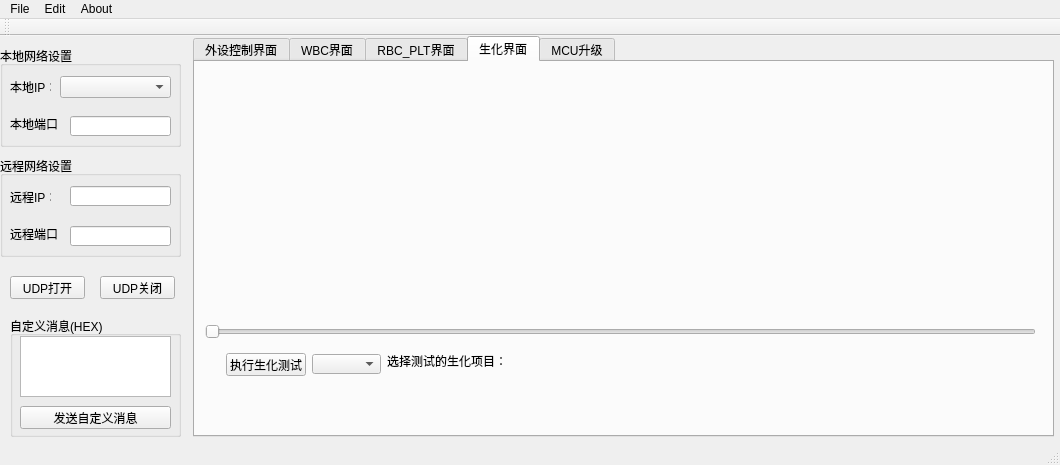
<?xml version="1.0" encoding="UTF-8"?>
<ui version="4.0">
 <class>MainWindow</class>
 <widget class="QMainWindow" name="MainWindow">
  <property name="geometry">
   <rect>
    <x>0</x>
    <y>0</y>
    <width>1060</width>
    <height>465</height>
   </rect>
  </property>
  <property name="windowTitle">
   <string>MainWindow</string>
  </property>
  <widget class="QWidget" name="centralWidget">
   <widget class="QGroupBox" name="gBx_Control">
    <property name="geometry">
     <rect>
      <x>0</x>
      <y>10</y>
      <width>181</width>
      <height>101</height>
     </rect>
    </property>
    <property name="title">
     <string>本地网络设置</string>
    </property>
    <widget class="QComboBox" name="comboBox_localIP">
     <property name="geometry">
      <rect>
       <x>60</x>
       <y>30</y>
       <width>111</width>
       <height>22</height>
      </rect>
     </property>
    </widget>
    <widget class="QLabel" name="label">
     <property name="geometry">
      <rect>
       <x>10</x>
       <y>70</y>
       <width>51</width>
       <height>16</height>
      </rect>
     </property>
     <property name="text">
      <string>本地端口：</string>
     </property>
    </widget>
    <widget class="QLabel" name="label_2">
     <property name="geometry">
      <rect>
       <x>10</x>
       <y>30</y>
       <width>41</width>
       <height>21</height>
      </rect>
     </property>
     <property name="text">
      <string>本地IP：</string>
     </property>
    </widget>
    <widget class="QLineEdit" name="lineEdit_localPort">
     <property name="geometry">
      <rect>
       <x>70</x>
       <y>70</y>
       <width>101</width>
       <height>20</height>
      </rect>
     </property>
    </widget>
   </widget>
   <widget class="QGroupBox" name="groupBox_2">
    <property name="geometry">
     <rect>
      <x>0</x>
      <y>120</y>
      <width>181</width>
      <height>101</height>
     </rect>
    </property>
    <property name="title">
     <string>远程网络设置</string>
    </property>
    <widget class="QLabel" name="label_3">
     <property name="geometry">
      <rect>
       <x>10</x>
       <y>70</y>
       <width>51</width>
       <height>16</height>
      </rect>
     </property>
     <property name="text">
      <string>远程端口：</string>
     </property>
    </widget>
    <widget class="QLabel" name="label_4">
     <property name="geometry">
      <rect>
       <x>10</x>
       <y>30</y>
       <width>41</width>
       <height>21</height>
      </rect>
     </property>
     <property name="text">
      <string>远程IP：</string>
     </property>
    </widget>
    <widget class="QLineEdit" name="lineEdit_remotePort">
     <property name="geometry">
      <rect>
       <x>70</x>
       <y>70</y>
       <width>101</width>
       <height>20</height>
      </rect>
     </property>
    </widget>
    <widget class="QLineEdit" name="lineEdit_remoteIP">
     <property name="geometry">
      <rect>
       <x>70</x>
       <y>30</y>
       <width>101</width>
       <height>20</height>
      </rect>
     </property>
    </widget>
   </widget>
   <widget class="QTabWidget" name="tabWidget">
    <property name="geometry">
     <rect>
      <x>193</x>
      <y>0</y>
      <width>861</width>
      <height>401</height>
     </rect>
    </property>
    <property name="currentIndex">
     <number>3</number>
    </property>
    <widget class="QWidget" name="widget_Ctrol">
     <attribute name="title">
      <string>外设控制界面</string>
     </attribute>
     <widget class="QGroupBox" name="groupBox_8">
      <property name="geometry">
       <rect>
        <x>510</x>
        <y>10</y>
        <width>341</width>
        <height>371</height>
       </rect>
      </property>
      <property name="title">
       <string>交互消息</string>
      </property>
      <layout class="QGridLayout" name="gridLayout_6">
       <item row="0" column="0">
        <widget class="QTextEdit" name="textEdit_backMsgCtrolMenu"/>
       </item>
      </layout>
     </widget>
     <widget class="QTextEdit" name="textEdit_3">
      <property name="geometry">
       <rect>
        <x>-230</x>
        <y>452</y>
        <width>311</width>
        <height>29</height>
       </rect>
      </property>
     </widget>
     <widget class="QTabWidget" name="tabWidget_Device">
      <property name="geometry">
       <rect>
        <x>10</x>
        <y>0</y>
        <width>491</width>
        <height>381</height>
       </rect>
      </property>
      <property name="currentIndex">
       <number>0</number>
      </property>
      <widget class="QWidget" name="tab_Ctrol">
       <attribute name="title">
        <string>   控制   </string>
       </attribute>
       <widget class="QGroupBox" name="groupBox_4">
        <property name="geometry">
         <rect>
          <x>0</x>
          <y>160</y>
          <width>131</width>
          <height>191</height>
         </rect>
        </property>
        <property name="title">
         <string>LED灯控制</string>
        </property>
        <layout class="QGridLayout" name="gridLayout_11">
         <item row="3" column="0">
          <widget class="QPushButton" name="pBtn_ledClose">
           <property name="text">
            <string>灯关</string>
           </property>
          </widget>
         </item>
         <item row="4" column="0">
          <widget class="QPushButton" name="pBtn_ledMotorSelect">
           <property name="text">
            <string>转盘选灯</string>
           </property>
          </widget>
         </item>
         <item row="1" column="0">
          <widget class="QComboBox" name="comboBox_ledNum">
           <property name="focusPolicy">
            <enum>Qt::WheelFocus</enum>
           </property>
          </widget>
         </item>
         <item row="2" column="0">
          <widget class="QPushButton" name="pBtn_ledOpen">
           <property name="text">
            <string>灯开</string>
           </property>
          </widget>
         </item>
         <item row="0" column="0">
          <widget class="QLabel" name="label_6">
           <property name="text">
            <string>LED编号：</string>
           </property>
          </widget>
         </item>
         <item row="5" column="0">
          <widget class="QPushButton" name="pBtn_turnMotorReset">
           <property name="contextMenuPolicy">
            <enum>Qt::PreventContextMenu</enum>
           </property>
           <property name="text">
            <string>转盘复位</string>
           </property>
          </widget>
         </item>
        </layout>
       </widget>
       <widget class="QGroupBox" name="groupBox_7">
        <property name="geometry">
         <rect>
          <x>380</x>
          <y>0</y>
          <width>101</width>
          <height>351</height>
         </rect>
        </property>
        <property name="title">
         <string>测试</string>
        </property>
        <layout class="QVBoxLayout" name="verticalLayout">
         <item>
          <widget class="QPushButton" name="pBtn_WBCTest">
           <property name="text">
            <string>WBC测试</string>
           </property>
          </widget>
         </item>
         <item>
          <widget class="QPushButton" name="pBtn_RBCPLT_Test">
           <property name="text">
            <string>RBC_PLT测试</string>
           </property>
          </widget>
         </item>
         <item>
          <widget class="QPushButton" name="pBtn_HGBTest">
           <property name="text">
            <string>HGB测试</string>
           </property>
          </widget>
         </item>
         <item>
          <widget class="QPushButton" name="pBtn_CRPTest">
           <property name="text">
            <string>CRP测试</string>
           </property>
          </widget>
         </item>
         <item>
          <widget class="QPushButton" name="pBtn_setHGBMode">
           <property name="text">
            <string>HGB测试模式</string>
           </property>
          </widget>
         </item>
         <item>
          <widget class="QPushButton" name="pBtn_setCRPMode">
           <property name="text">
            <string>CRP模式模式</string>
           </property>
          </widget>
         </item>
         <item>
          <widget class="QPushButton" name="pBtn_backGroundCRP">
           <property name="text">
            <string>CRP本底测试</string>
           </property>
          </widget>
         </item>
         <item>
          <widget class="QPushButton" name="pBtn_backGroundHGB">
           <property name="text">
            <string>HGB本底测试</string>
           </property>
          </widget>
         </item>
         <item>
          <widget class="QPushButton" name="pBtn_getSanSheVoltage">
           <property name="text">
            <string>散射电压值</string>
           </property>
          </widget>
         </item>
         <item>
          <widget class="QPushButton" name="pBtn_getTouSheVoltage">
           <property name="text">
            <string>透视电压值</string>
           </property>
          </widget>
         </item>
        </layout>
       </widget>
       <widget class="QGroupBox" name="groupBox_3">
        <property name="geometry">
         <rect>
          <x>140</x>
          <y>160</y>
          <width>231</width>
          <height>191</height>
         </rect>
        </property>
        <property name="title">
         <string>设备自检</string>
        </property>
        <layout class="QGridLayout" name="gridLayout_2">
         <item row="0" column="0">
          <widget class="QPushButton" name="pBtn_airValveSelfCheck">
           <property name="text">
            <string>建压阀自检</string>
           </property>
          </widget>
         </item>
         <item row="0" column="1">
          <widget class="QPushButton" name="pBtn_liquidValveSelfCheck">
           <property name="text">
            <string>吸液阀自检</string>
           </property>
          </widget>
         </item>
         <item row="1" column="0">
          <widget class="QPushButton" name="pBtn_motorOutSelfCheck">
           <property name="text">
            <string>出仓自检</string>
           </property>
          </widget>
         </item>
         <item row="1" column="1">
          <widget class="QPushButton" name="pBtn_motorInSelfCheck">
           <property name="text">
            <string>进仓自检</string>
           </property>
          </widget>
         </item>
         <item row="2" column="0">
          <widget class="QPushButton" name="pBtn_buildPressSelfCheck">
           <property name="text">
            <string>建压自检</string>
           </property>
          </widget>
         </item>
         <item row="2" column="1">
          <widget class="QPushButton" name="pBtn_airLightSelfCheck">
           <property name="text">
            <string>密闭性自检</string>
           </property>
          </widget>
         </item>
         <item row="3" column="0">
          <widget class="QPushButton" name="pBtn_pumpSelfCheck">
           <property name="text">
            <string>泵自检</string>
           </property>
          </widget>
         </item>
         <item row="3" column="1">
          <widget class="QPushButton" name="pBtn_currentSelfCheck">
           <property name="text">
            <string>恒流源自检</string>
           </property>
          </widget>
         </item>
         <item row="4" column="0">
          <widget class="QPushButton" name="pBtn_mixingMotorSelfCheck">
           <property name="text">
            <string>搅拌电机自检</string>
           </property>
          </widget>
         </item>
         <item row="4" column="1">
          <widget class="QPushButton" name="pBtn_turnMotorSelfCheck">
           <property name="text">
            <string>转盘电机自检</string>
           </property>
          </widget>
         </item>
        </layout>
       </widget>
       <widget class="QGroupBox" name="groupBox_6">
        <property name="geometry">
         <rect>
          <x>0</x>
          <y>0</y>
          <width>371</width>
          <height>151</height>
         </rect>
        </property>
        <property name="title">
         <string>电机阀控制</string>
        </property>
        <layout class="QGridLayout" name="gridLayout_10">
         <item row="2" column="0">
          <widget class="QPushButton" name="pBtn_mainMotorIn">
           <property name="text">
            <string>主电机进仓</string>
           </property>
          </widget>
         </item>
         <item row="2" column="1">
          <widget class="QPushButton" name="pBtn_mainMotorOut">
           <property name="text">
            <string>主电机出仓</string>
           </property>
          </widget>
         </item>
         <item row="4" column="0">
          <widget class="QPushButton" name="pBtn_fixMotorClose">
           <property name="text">
            <string>固定电机夹紧</string>
           </property>
          </widget>
         </item>
         <item row="0" column="0">
          <widget class="QPushButton" name="pBtn_liquidValveOpen">
           <property name="text">
            <string>吸液阀开</string>
           </property>
          </widget>
         </item>
         <item row="0" column="2">
          <widget class="QPushButton" name="pBtn_airValveOpen">
           <property name="text">
            <string>建压阀开</string>
           </property>
          </widget>
         </item>
         <item row="0" column="3">
          <widget class="QPushButton" name="pBtn_airValveClose">
           <property name="text">
            <string>建压阀关</string>
           </property>
          </widget>
         </item>
         <item row="4" column="1">
          <widget class="QPushButton" name="pBtn_fixMotorOpen">
           <property name="text">
            <string>固定电机松开</string>
           </property>
          </widget>
         </item>
         <item row="1" column="1">
          <widget class="QPushButton" name="pBtn_cangOut">
           <property name="text">
            <string>计数仓出仓</string>
           </property>
          </widget>
         </item>
         <item row="0" column="1">
          <widget class="QPushButton" name="pBtn_liquidValveClose">
           <property name="text">
            <string>吸液阀关</string>
           </property>
          </widget>
         </item>
         <item row="1" column="0">
          <widget class="QPushButton" name="pBtn_cangIn">
           <property name="text">
            <string>计数仓进仓</string>
           </property>
          </widget>
         </item>
         <item row="1" column="2">
          <widget class="QPushButton" name="pBtn_pumpOpen">
           <property name="text">
            <string>泵开</string>
           </property>
          </widget>
         </item>
         <item row="1" column="3">
          <widget class="QPushButton" name="pBtn_pumpClose">
           <property name="text">
            <string>泵关</string>
           </property>
          </widget>
         </item>
         <item row="2" column="2">
          <widget class="QPushButton" name="pBtn_mixingMotorOpen">
           <property name="text">
            <string>搅拌电机开</string>
           </property>
          </widget>
         </item>
         <item row="2" column="3">
          <widget class="QPushButton" name="pBtn_mixingMotorClose">
           <property name="text">
            <string>搅拌电机关</string>
           </property>
          </widget>
         </item>
        </layout>
       </widget>
      </widget>
      <widget class="QWidget" name="tab_Pameter">
       <attribute name="title">
        <string>   参数   </string>
       </attribute>
       <widget class="QGroupBox" name="groupBox_11">
        <property name="geometry">
         <rect>
          <x>0</x>
          <y>140</y>
          <width>241</width>
          <height>211</height>
         </rect>
        </property>
        <property name="title">
         <string>状态获取</string>
        </property>
        <layout class="QGridLayout" name="gridLayout_5">
         <item row="2" column="2">
          <widget class="QPushButton" name="pBtn_getPressValue">
           <property name="text">
            <string>获取气压值</string>
           </property>
          </widget>
         </item>
         <item row="1" column="0">
          <widget class="QPushButton" name="pBtn_getMicroSwitch">
           <property name="text">
            <string>微动开关状态</string>
           </property>
          </widget>
         </item>
         <item row="2" column="0">
          <widget class="QPushButton" name="pBtn_getElectrol">
           <property name="text">
            <string>定量电极状态和电压</string>
           </property>
          </widget>
         </item>
         <item row="3" column="2">
          <widget class="QPushButton" name="pBtn_getVersion">
           <property name="text">
            <string>获取软件版本</string>
           </property>
          </widget>
         </item>
         <item row="0" column="0">
          <widget class="QPushButton" name="pBtn_getXKVoltage">
           <property name="text">
            <string>获取小孔电压</string>
           </property>
          </widget>
         </item>
         <item row="1" column="2">
          <widget class="QPushButton" name="pBtn_getOC">
           <property name="text">
            <string>获取光耦状态</string>
           </property>
          </widget>
         </item>
         <item row="3" column="0">
          <widget class="QPushButton" name="pBt_getTemp">
           <property name="text">
            <string>获取温度</string>
           </property>
          </widget>
         </item>
         <item row="0" column="2">
          <widget class="QPushButton" name="pBtn_getCurrentVoltage">
           <property name="text">
            <string>获取恒流源电压</string>
           </property>
          </widget>
         </item>
         <item row="4" column="0">
          <widget class="QPushButton" name="pBtn_getBioTestMode">
           <property name="text">
            <string>获当前生化模式</string>
           </property>
          </widget>
         </item>
        </layout>
       </widget>
       <widget class="QGroupBox" name="groupBox_9">
        <property name="geometry">
         <rect>
          <x>0</x>
          <y>0</y>
          <width>111</width>
          <height>131</height>
         </rect>
        </property>
        <property name="title">
         <string>压力补偿值</string>
        </property>
        <layout class="QGridLayout" name="gridLayout_3">
         <item row="1" column="0">
          <widget class="QLabel" name="label_5">
           <property name="text">
            <string>压力补偿值：</string>
           </property>
          </widget>
         </item>
         <item row="0" column="0">
          <widget class="QPushButton" name="pBtn_getPressAddValue">
           <property name="text">
            <string>获取压力补偿值</string>
           </property>
          </widget>
         </item>
         <item row="3" column="0">
          <widget class="QPushButton" name="pBtn_setPressAddValue">
           <property name="text">
            <string>设置压力补偿值</string>
           </property>
          </widget>
         </item>
         <item row="2" column="0">
          <widget class="QSpinBox" name="spinBox_pressAddValue"/>
         </item>
        </layout>
       </widget>
       <widget class="QGroupBox" name="groupBox_14">
        <property name="geometry">
         <rect>
          <x>250</x>
          <y>140</y>
          <width>111</width>
          <height>211</height>
         </rect>
        </property>
        <property name="title">
         <string>数字电位器值</string>
        </property>
        <layout class="QGridLayout" name="gridLayout_9">
         <item row="0" column="0">
          <widget class="QLabel" name="label_10">
           <property name="text">
            <string>选择电位器编号：</string>
           </property>
          </widget>
         </item>
         <item row="5" column="0">
          <widget class="QPushButton" name="pBtn_setDRegister">
           <property name="text">
            <string>设置电位器值</string>
           </property>
          </widget>
         </item>
         <item row="1" column="0">
          <widget class="QComboBox" name="comboBox_DRegister"/>
         </item>
         <item row="2" column="0">
          <widget class="QPushButton" name="pBtn_getDRegister">
           <property name="text">
            <string>获取电位器值</string>
           </property>
          </widget>
         </item>
         <item row="3" column="0">
          <widget class="QLabel" name="label_7">
           <property name="text">
            <string>输入电位器值：</string>
           </property>
          </widget>
         </item>
         <item row="4" column="0">
          <widget class="QSpinBox" name="spinBox_DRegister">
           <property name="maximum">
            <number>255</number>
           </property>
           <property name="value">
            <number>50</number>
           </property>
          </widget>
         </item>
        </layout>
       </widget>
       <widget class="QGroupBox" name="groupBox_10">
        <property name="geometry">
         <rect>
          <x>120</x>
          <y>0</y>
          <width>121</width>
          <height>131</height>
         </rect>
        </property>
        <property name="title">
         <string>进出仓补偿</string>
        </property>
        <layout class="QGridLayout" name="gridLayout_4">
         <item row="1" column="0">
          <widget class="QLabel" name="label_9">
           <property name="text">
            <string>进出仓补偿值：</string>
           </property>
          </widget>
         </item>
         <item row="0" column="0">
          <widget class="QPushButton" name="pBtn_getOutInStepAddValue">
           <property name="text">
            <string>获取进出仓补偿值</string>
           </property>
          </widget>
         </item>
         <item row="3" column="0">
          <widget class="QPushButton" name="pBtn_setOutInStepAddValue">
           <property name="text">
            <string>设置进出仓补偿值</string>
           </property>
          </widget>
         </item>
         <item row="2" column="0">
          <widget class="QSpinBox" name="spinBox_outinStepAddValue">
           <property name="maximum">
            <number>65535</number>
           </property>
          </widget>
         </item>
        </layout>
       </widget>
       <widget class="QGroupBox" name="groupBox_13">
        <property name="geometry">
         <rect>
          <x>250</x>
          <y>0</y>
          <width>111</width>
          <height>131</height>
         </rect>
        </property>
        <property name="title">
         <string>泵控制</string>
        </property>
        <layout class="QGridLayout" name="gridLayout_7">
         <item row="3" column="0">
          <widget class="QPushButton" name="pBtn_setPumpSpeed">
           <property name="text">
            <string>泵速设置</string>
           </property>
          </widget>
         </item>
         <item row="0" column="0">
          <widget class="QPushButton" name="pBtn_getPumpSpeed">
           <property name="text">
            <string>获取泵速</string>
           </property>
          </widget>
         </item>
         <item row="1" column="0">
          <widget class="QLabel" name="label_8">
           <property name="text">
            <string>泵速：</string>
           </property>
          </widget>
         </item>
         <item row="2" column="0">
          <widget class="QSpinBox" name="spinBox_pumpSpeed">
           <property name="maximum">
            <number>25000</number>
           </property>
           <property name="value">
            <number>12500</number>
           </property>
          </widget>
         </item>
        </layout>
       </widget>
       <widget class="QGroupBox" name="groupBox_15">
        <property name="geometry">
         <rect>
          <x>370</x>
          <y>0</y>
          <width>111</width>
          <height>131</height>
         </rect>
        </property>
        <property name="title">
         <string>光路恒流源调节</string>
        </property>
        <layout class="QGridLayout" name="gridLayout_8">
         <item row="2" column="0">
          <widget class="QPushButton" name="pBtn_setCurrentLightPath">
           <property name="text">
            <string>恒流源设置</string>
           </property>
          </widget>
         </item>
         <item row="0" column="0">
          <widget class="QLabel" name="label_11">
           <property name="text">
            <string>输入恒流源大小：</string>
           </property>
          </widget>
         </item>
         <item row="1" column="0">
          <widget class="QSpinBox" name="spinBox_currentLightPath">
           <property name="maximum">
            <number>99</number>
           </property>
           <property name="value">
            <number>20</number>
           </property>
          </widget>
         </item>
        </layout>
       </widget>
      </widget>
     </widget>
    </widget>
    <widget class="QWidget" name="tab_WBC">
     <attribute name="title">
      <string>WBC界面</string>
     </attribute>
    </widget>
    <widget class="QWidget" name="tab_RBCPLT">
     <attribute name="title">
      <string>RBC_PLT界面</string>
     </attribute>
    </widget>
    <widget class="QWidget" name="tab_bioTest">
     <attribute name="title">
      <string>生化界面</string>
     </attribute>
     <widget class="QWidget" name="widget" native="true">
      <property name="geometry">
       <rect>
        <x>10</x>
        <y>10</y>
        <width>841</width>
        <height>361</height>
       </rect>
      </property>
      <widget class="QComboBox" name="comboBox">
       <property name="geometry">
        <rect>
         <x>107</x>
         <y>282</y>
         <width>69</width>
         <height>20</height>
        </rect>
       </property>
      </widget>
      <widget class="QLabel" name="label_12">
       <property name="geometry">
        <rect>
         <x>182</x>
         <y>281</y>
         <width>120</width>
         <height>16</height>
        </rect>
       </property>
       <property name="text">
        <string>选择测试的生化项目：</string>
       </property>
      </widget>
      <widget class="QPushButton" name="pushButton">
       <property name="geometry">
        <rect>
         <x>21</x>
         <y>281</y>
         <width>80</width>
         <height>23</height>
        </rect>
       </property>
       <property name="text">
        <string>执行生化测试</string>
       </property>
      </widget>
      <widget class="QSlider" name="horizontalSlider">
       <property name="geometry">
        <rect>
         <x>0</x>
         <y>250</y>
         <width>831</width>
         <height>20</height>
        </rect>
       </property>
       <property name="orientation">
        <enum>Qt::Horizontal</enum>
       </property>
      </widget>
     </widget>
    </widget>
    <widget class="QWidget" name="tab_mcuUpdate">
     <attribute name="title">
      <string>MCU升级</string>
     </attribute>
    </widget>
   </widget>
   <widget class="QPushButton" name="pBtn_UDPOpen">
    <property name="geometry">
     <rect>
      <x>10</x>
      <y>240</y>
      <width>75</width>
      <height>23</height>
     </rect>
    </property>
    <property name="text">
     <string>UDP打开</string>
    </property>
   </widget>
   <widget class="QPushButton" name="pBtn_UDPClose">
    <property name="geometry">
     <rect>
      <x>100</x>
      <y>240</y>
      <width>75</width>
      <height>23</height>
     </rect>
    </property>
    <property name="text">
     <string>UDP关闭</string>
    </property>
   </widget>
   <widget class="QGroupBox" name="groupBox_selfMsg">
    <property name="geometry">
     <rect>
      <x>10</x>
      <y>280</y>
      <width>171</width>
      <height>121</height>
     </rect>
    </property>
    <property name="title">
     <string>自定义消息(HEX)</string>
    </property>
    <widget class="QPushButton" name="pBtn_selfDefineMsg">
     <property name="geometry">
      <rect>
       <x>10</x>
       <y>90</y>
       <width>151</width>
       <height>23</height>
      </rect>
     </property>
     <property name="text">
      <string>发送自定义消息</string>
     </property>
    </widget>
    <widget class="QTextEdit" name="textEdit_selfDefineMsg">
     <property name="geometry">
      <rect>
       <x>10</x>
       <y>20</y>
       <width>151</width>
       <height>61</height>
      </rect>
     </property>
    </widget>
   </widget>
   <zorder>tabWidget</zorder>
   <zorder>gBx_Control</zorder>
   <zorder>groupBox_2</zorder>
   <zorder>pBtn_UDPOpen</zorder>
   <zorder>pBtn_UDPClose</zorder>
   <zorder>groupBox_selfMsg</zorder>
  </widget>
  <widget class="QMenuBar" name="menuBar">
   <property name="geometry">
    <rect>
     <x>0</x>
     <y>0</y>
     <width>1060</width>
     <height>23</height>
    </rect>
   </property>
   <widget class="QMenu" name="menuTool">
    <property name="title">
     <string>File</string>
    </property>
   </widget>
   <widget class="QMenu" name="menuEdit">
    <property name="title">
     <string>Edit</string>
    </property>
   </widget>
   <widget class="QMenu" name="menuAbout">
    <property name="title">
     <string>About</string>
    </property>
   </widget>
   <addaction name="menuTool"/>
   <addaction name="menuEdit"/>
   <addaction name="menuAbout"/>
  </widget>
  <widget class="QToolBar" name="mainToolBar">
   <attribute name="toolBarArea">
    <enum>TopToolBarArea</enum>
   </attribute>
   <attribute name="toolBarBreak">
    <bool>false</bool>
   </attribute>
  </widget>
  <widget class="QStatusBar" name="statusBar"/>
 </widget>
 <layoutdefault spacing="6" margin="11"/>
 <tabstops>
  <tabstop>comboBox_localIP</tabstop>
  <tabstop>lineEdit_localPort</tabstop>
  <tabstop>pBtn_UDPOpen</tabstop>
  <tabstop>pBtn_UDPClose</tabstop>
  <tabstop>lineEdit_remoteIP</tabstop>
  <tabstop>lineEdit_remotePort</tabstop>
 </tabstops>
 <resources/>
 <connections/>
</ui>
